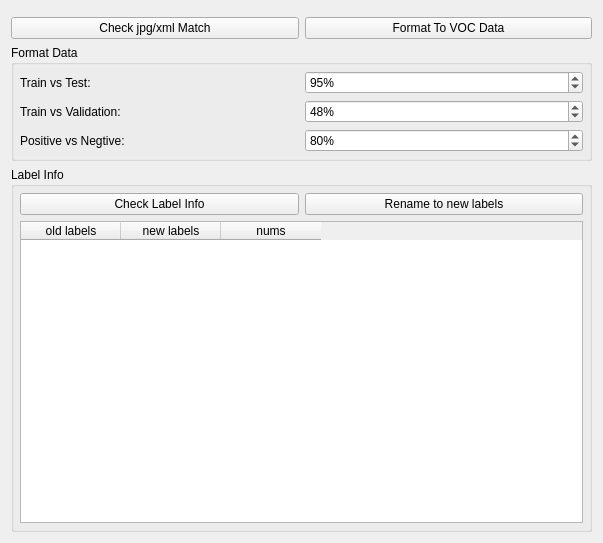
<?xml version="1.0" encoding="UTF-8"?>
<ui version="4.0">
 <class>FormatVocDataWidget</class>
 <widget class="QWidget" name="FormatVocDataWidget">
  <property name="geometry">
   <rect>
    <x>0</x>
    <y>0</y>
    <width>603</width>
    <height>543</height>
   </rect>
  </property>
  <property name="windowTitle">
   <string>Form</string>
  </property>
  <layout class="QVBoxLayout" name="verticalLayout_2">
   <item>
    <widget class="QWidget" name="widget_2" native="true">
     <layout class="QVBoxLayout" name="verticalLayout">
      <property name="leftMargin">
       <number>0</number>
      </property>
      <property name="topMargin">
       <number>0</number>
      </property>
      <property name="rightMargin">
       <number>0</number>
      </property>
      <property name="bottomMargin">
       <number>0</number>
      </property>
      <item>
       <widget class="BrowseFilePath" name="widget_file_path" native="true"/>
      </item>
      <item>
       <widget class="QWidget" name="widget_5" native="true">
        <layout class="QHBoxLayout" name="horizontalLayout">
         <property name="leftMargin">
          <number>0</number>
         </property>
         <property name="topMargin">
          <number>0</number>
         </property>
         <property name="rightMargin">
          <number>0</number>
         </property>
         <property name="bottomMargin">
          <number>0</number>
         </property>
         <item>
          <widget class="QPushButton" name="check_data">
           <property name="text">
            <string>Check jpg/xml Match</string>
           </property>
          </widget>
         </item>
         <item>
          <widget class="QPushButton" name="format_data">
           <property name="text">
            <string>Format To VOC Data</string>
           </property>
          </widget>
         </item>
        </layout>
       </widget>
      </item>
     </layout>
    </widget>
   </item>
   <item>
    <widget class="QGroupBox" name="groupBox_8">
     <property name="title">
      <string>Format Data</string>
     </property>
     <layout class="QGridLayout" name="gridLayout_2">
      <property name="leftMargin">
       <number>6</number>
      </property>
      <property name="topMargin">
       <number>6</number>
      </property>
      <property name="rightMargin">
       <number>6</number>
      </property>
      <property name="bottomMargin">
       <number>6</number>
      </property>
      <item row="2" column="0">
       <widget class="QLabel" name="label_8">
        <property name="text">
         <string>Train vs Test:</string>
        </property>
       </widget>
      </item>
      <item row="2" column="1">
       <widget class="QSpinBox" name="train_test_ratio">
        <property name="suffix">
         <string>%</string>
        </property>
        <property name="value">
         <number>95</number>
        </property>
       </widget>
      </item>
      <item row="4" column="0">
       <widget class="QLabel" name="label_10">
        <property name="text">
         <string>Positive vs Negtive:</string>
        </property>
       </widget>
      </item>
      <item row="4" column="1">
       <widget class="QSpinBox" name="pos_neg_ratio">
        <property name="suffix">
         <string>%</string>
        </property>
        <property name="value">
         <number>80</number>
        </property>
       </widget>
      </item>
      <item row="3" column="0">
       <widget class="QLabel" name="label_9">
        <property name="text">
         <string>Train vs Validation:</string>
        </property>
       </widget>
      </item>
      <item row="3" column="1">
       <widget class="QSpinBox" name="train_val_ratio">
        <property name="suffix">
         <string>%</string>
        </property>
        <property name="value">
         <number>48</number>
        </property>
       </widget>
      </item>
     </layout>
    </widget>
   </item>
   <item>
    <widget class="QGroupBox" name="groupBox_7">
     <property name="title">
      <string>Label Info</string>
     </property>
     <layout class="QVBoxLayout" name="verticalLayout_10">
      <property name="leftMargin">
       <number>6</number>
      </property>
      <property name="topMargin">
       <number>6</number>
      </property>
      <property name="rightMargin">
       <number>6</number>
      </property>
      <property name="bottomMargin">
       <number>6</number>
      </property>
      <item>
       <widget class="QWidget" name="widget_4" native="true">
        <layout class="QHBoxLayout" name="horizontalLayout_4">
         <property name="leftMargin">
          <number>0</number>
         </property>
         <property name="topMargin">
          <number>0</number>
         </property>
         <property name="rightMargin">
          <number>0</number>
         </property>
         <property name="bottomMargin">
          <number>0</number>
         </property>
         <item>
          <widget class="QPushButton" name="check_label">
           <property name="text">
            <string>Check Label Info</string>
           </property>
          </widget>
         </item>
         <item>
          <widget class="QPushButton" name="rename_label">
           <property name="text">
            <string>Rename to new labels</string>
           </property>
          </widget>
         </item>
        </layout>
       </widget>
      </item>
      <item>
       <widget class="QTableWidget" name="labelList">
        <property name="minimumSize">
         <size>
          <width>0</width>
          <height>200</height>
         </size>
        </property>
        <column>
         <property name="text">
          <string>old labels</string>
         </property>
        </column>
        <column>
         <property name="text">
          <string>new labels</string>
         </property>
        </column>
        <column>
         <property name="text">
          <string>nums</string>
         </property>
        </column>
       </widget>
      </item>
     </layout>
    </widget>
   </item>
  </layout>
 </widget>
 <customwidgets>
  <customwidget>
   <class>BrowseFilePath</class>
   <extends>QWidget</extends>
   <header>ui/BrowseFilePath.h</header>
   <container>1</container>
  </customwidget>
 </customwidgets>
 <resources/>
 <connections/>
</ui>
